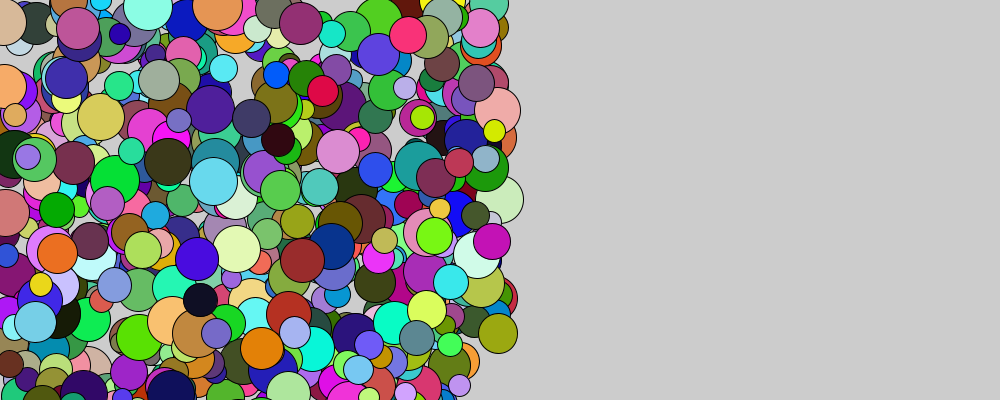
Frame 1 (no input)
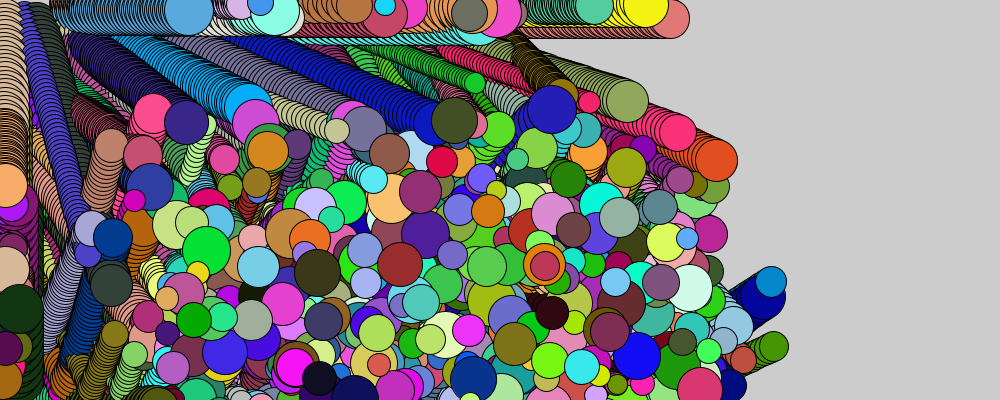
Frame 60 (the mouse pressed at the canvas centre just before this capture)
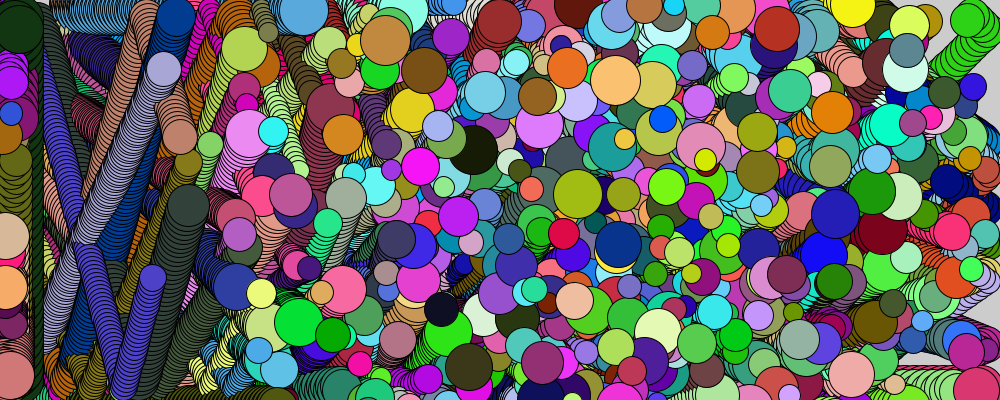
Frame 120 (the mouse held since frame 60 and released just before this capture)

The Processing sketch that drew these frames (run headless with seeded random() and noise(); from frame 60 on, the mouse is pressed at the canvas centre):

// Processing sketch: Ball_moving_practice
// ── Ball_moving_practice.pde
//Ball ball1;
//Ball ball2;
Ball [] balls;
int numBalls=700;


void setup(){
  size(1000,400);
 // ball1 = new Ball(100 ,50 , 60, 5,2);
  //ball2 = new Ball(100, 100, 60, 2, 5);
  balls = new Ball[numBalls];
  
  for(int i=0;i<numBalls;i++)
  {
    balls[i] = new Ball(random(0,500),random(0,500),random(20,50),random(1,5),random(1,5));
  }
  
}

void draw(){
  //background(255);
  fill(0);
  for(Ball b: balls){
    b.display();
    b.move();
  }
  
    
  //ball1.display();
  //ball1.move();
  
  //ball2.display();
  //ball2.move();
  
}
  
 
class Ball{
  
  //Fields - data
  float x, y; //Ball position
  float radius;
  float vx, vy;
  color col;
  
  //Constructor
  Ball (float startX, float startY, float r, float vsx, float vsy){
    x = startX;
    y = startY;
    radius = r;
    vx = vsx;
    vy = vsy;
    col = color(color(random(255),random(255),random(255)));
  }
  
  void display(){
    fill(col);
    circle(x,y,radius);
  }
  
  void move(){
   x = x + vx;
   y = y + vy;
   
  if( x + radius/2 > width || x - radius/2 < 0)
  {
    vx = -vx;   
  }
  
  if( y + radius/2 > height || y - radius/2 < 0)
  {
     vy = -vy; 
  }
}
}
